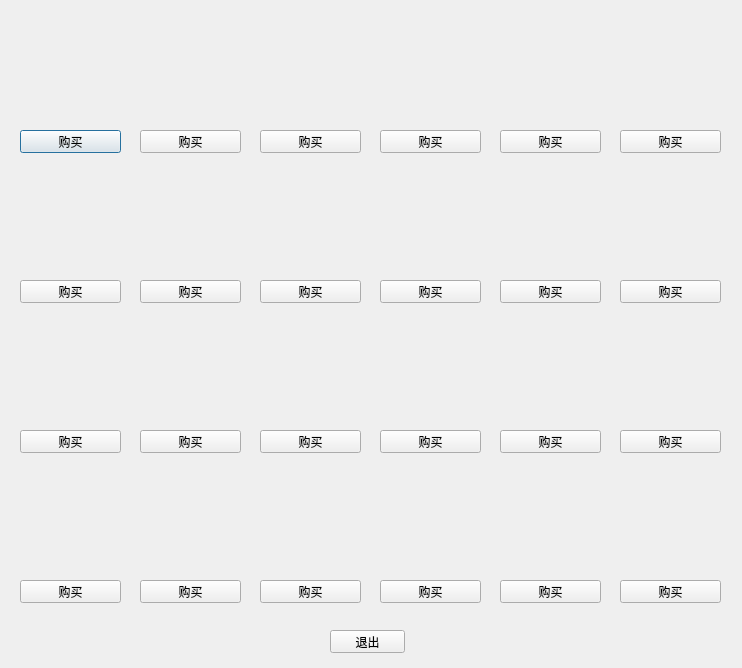
<?xml version="1.0" encoding="UTF-8"?>
<ui version="4.0">
 <class>Dialog</class>
 <widget class="QDialog" name="Dialog">
  <property name="geometry">
   <rect>
    <x>0</x>
    <y>0</y>
    <width>742</width>
    <height>668</height>
   </rect>
  </property>
  <property name="windowTitle">
   <string>Dialog</string>
  </property>
  <widget class="QLabel" name="l_img_1_1">
   <property name="geometry">
    <rect>
     <x>20</x>
     <y>20</y>
     <width>101</width>
     <height>101</height>
    </rect>
   </property>
   <property name="toolTip">
    <string>&lt;html&gt;&lt;head/&gt;&lt;body&gt;&lt;p&gt;&lt;span style=&quot; font-size:11pt; font-weight:600;&quot;&gt;枫华戒&lt;/span&gt;&lt;/p&gt;&lt;p&gt;戒指&lt;/p&gt;&lt;p&gt;等级：60&lt;/p&gt;&lt;/body&gt;&lt;/html&gt;</string>
   </property>
   <property name="text">
    <string/>
   </property>
   <property name="pixmap">
    <pixmap>img/xyq_gifs/27001.gif</pixmap>
   </property>
  </widget>
  <widget class="QPushButton" name="b_buy_1_1">
   <property name="geometry">
    <rect>
     <x>20</x>
     <y>130</y>
     <width>101</width>
     <height>23</height>
    </rect>
   </property>
   <property name="text">
    <string>购买</string>
   </property>
  </widget>
  <widget class="QPushButton" name="b_buy_2_1">
   <property name="geometry">
    <rect>
     <x>20</x>
     <y>280</y>
     <width>101</width>
     <height>23</height>
    </rect>
   </property>
   <property name="text">
    <string>购买</string>
   </property>
  </widget>
  <widget class="QLabel" name="l_img_2_1">
   <property name="geometry">
    <rect>
     <x>20</x>
     <y>170</y>
     <width>101</width>
     <height>101</height>
    </rect>
   </property>
   <property name="toolTip">
    <string>&lt;html&gt;&lt;head/&gt;&lt;body&gt;&lt;p&gt;&lt;span style=&quot; font-size:11pt; font-weight:600;&quot;&gt;翠叶环&lt;/span&gt;&lt;/p&gt;&lt;p&gt;耳饰&lt;/p&gt;&lt;p&gt;等级：60&lt;/p&gt;&lt;/body&gt;&lt;/html&gt;</string>
   </property>
   <property name="text">
    <string/>
   </property>
   <property name="pixmap">
    <pixmap>img/xyq_gifs/27101.gif</pixmap>
   </property>
  </widget>
  <widget class="QLabel" name="l_img_3_1">
   <property name="geometry">
    <rect>
     <x>20</x>
     <y>320</y>
     <width>101</width>
     <height>101</height>
    </rect>
   </property>
   <property name="toolTip">
    <string>&lt;html&gt;&lt;head/&gt;&lt;body&gt;&lt;p&gt;&lt;span style=&quot; font-size:11pt; font-weight:600;&quot;&gt;芝兰佩&lt;/span&gt;&lt;/p&gt;&lt;p&gt;配饰&lt;/p&gt;&lt;p&gt;等级：60&lt;/p&gt;&lt;/body&gt;&lt;/html&gt;</string>
   </property>
   <property name="text">
    <string/>
   </property>
   <property name="pixmap">
    <pixmap>img/xyq_gifs/27301.gif</pixmap>
   </property>
  </widget>
  <widget class="QPushButton" name="b_buy_3_1">
   <property name="geometry">
    <rect>
     <x>20</x>
     <y>430</y>
     <width>101</width>
     <height>23</height>
    </rect>
   </property>
   <property name="text">
    <string>购买</string>
   </property>
  </widget>
  <widget class="QPushButton" name="b_buy_4_1">
   <property name="geometry">
    <rect>
     <x>20</x>
     <y>580</y>
     <width>101</width>
     <height>23</height>
    </rect>
   </property>
   <property name="text">
    <string>购买</string>
   </property>
  </widget>
  <widget class="QLabel" name="l_img_4_1">
   <property name="geometry">
    <rect>
     <x>20</x>
     <y>470</y>
     <width>101</width>
     <height>101</height>
    </rect>
   </property>
   <property name="toolTip">
    <string>&lt;html&gt;&lt;head/&gt;&lt;body&gt;&lt;p&gt;&lt;span style=&quot; font-size:11pt; font-weight:600;&quot;&gt;香木镯&lt;/span&gt;&lt;/p&gt;&lt;p&gt;手镯&lt;/p&gt;&lt;p&gt;等级：60&lt;/p&gt;&lt;/body&gt;&lt;/html&gt;</string>
   </property>
   <property name="text">
    <string/>
   </property>
   <property name="pixmap">
    <pixmap>img/xyq_gifs/27201.gif</pixmap>
   </property>
  </widget>
  <widget class="QLabel" name="l_img_3_2">
   <property name="geometry">
    <rect>
     <x>140</x>
     <y>320</y>
     <width>101</width>
     <height>101</height>
    </rect>
   </property>
   <property name="toolTip">
    <string>&lt;html&gt;&lt;head/&gt;&lt;body&gt;&lt;p&gt;&lt;span style=&quot; font-size:11pt; font-weight:600;&quot;&gt;逸云佩&lt;/span&gt;&lt;/p&gt;&lt;p&gt;配饰&lt;/p&gt;&lt;p&gt;等级：80&lt;/p&gt;&lt;/body&gt;&lt;/html&gt;</string>
   </property>
   <property name="text">
    <string/>
   </property>
   <property name="pixmap">
    <pixmap>img/xyq_gifs/27302.gif</pixmap>
   </property>
  </widget>
  <widget class="QPushButton" name="b_buy_3_2">
   <property name="geometry">
    <rect>
     <x>140</x>
     <y>430</y>
     <width>101</width>
     <height>23</height>
    </rect>
   </property>
   <property name="text">
    <string>购买</string>
   </property>
  </widget>
  <widget class="QPushButton" name="b_buy_4_2">
   <property name="geometry">
    <rect>
     <x>140</x>
     <y>580</y>
     <width>101</width>
     <height>23</height>
    </rect>
   </property>
   <property name="text">
    <string>购买</string>
   </property>
  </widget>
  <widget class="QLabel" name="l_img_4_2">
   <property name="geometry">
    <rect>
     <x>140</x>
     <y>470</y>
     <width>101</width>
     <height>101</height>
    </rect>
   </property>
   <property name="toolTip">
    <string>&lt;html&gt;&lt;head/&gt;&lt;body&gt;&lt;p&gt;&lt;span style=&quot; font-size:11pt; font-weight:600;&quot;&gt;翡玉镯&lt;/span&gt;&lt;/p&gt;&lt;p&gt;手镯&lt;/p&gt;&lt;p&gt;等级：80&lt;/p&gt;&lt;/body&gt;&lt;/html&gt;</string>
   </property>
   <property name="text">
    <string/>
   </property>
   <property name="pixmap">
    <pixmap>img/xyq_gifs/27202.gif</pixmap>
   </property>
  </widget>
  <widget class="QLabel" name="l_img_1_2">
   <property name="geometry">
    <rect>
     <x>140</x>
     <y>20</y>
     <width>101</width>
     <height>101</height>
    </rect>
   </property>
   <property name="toolTip">
    <string>&lt;html&gt;&lt;head/&gt;&lt;body&gt;&lt;p&gt;&lt;span style=&quot; font-size:11pt; font-weight:600;&quot;&gt;芙蓉戒&lt;/span&gt;&lt;/p&gt;&lt;p&gt;戒指&lt;/p&gt;&lt;p&gt;等级：80&lt;/p&gt;&lt;/body&gt;&lt;/html&gt;</string>
   </property>
   <property name="text">
    <string/>
   </property>
   <property name="pixmap">
    <pixmap>img/xyq_gifs/27002.gif</pixmap>
   </property>
  </widget>
  <widget class="QPushButton" name="b_buy_2_2">
   <property name="geometry">
    <rect>
     <x>140</x>
     <y>280</y>
     <width>101</width>
     <height>23</height>
    </rect>
   </property>
   <property name="text">
    <string>购买</string>
   </property>
  </widget>
  <widget class="QLabel" name="l_img_2_2">
   <property name="geometry">
    <rect>
     <x>140</x>
     <y>170</y>
     <width>101</width>
     <height>101</height>
    </rect>
   </property>
   <property name="toolTip">
    <string>&lt;html&gt;&lt;head/&gt;&lt;body&gt;&lt;p&gt;&lt;span style=&quot; font-size:11pt; font-weight:600;&quot;&gt;明月珰&lt;/span&gt;&lt;/p&gt;&lt;p&gt;耳饰&lt;/p&gt;&lt;p&gt;等级：80&lt;/p&gt;&lt;/body&gt;&lt;/html&gt;</string>
   </property>
   <property name="text">
    <string/>
   </property>
   <property name="pixmap">
    <pixmap>img/xyq_gifs/27102.gif</pixmap>
   </property>
  </widget>
  <widget class="QPushButton" name="b_buy_1_2">
   <property name="geometry">
    <rect>
     <x>140</x>
     <y>130</y>
     <width>101</width>
     <height>23</height>
    </rect>
   </property>
   <property name="text">
    <string>购买</string>
   </property>
  </widget>
  <widget class="QLabel" name="l_img_3_3">
   <property name="geometry">
    <rect>
     <x>260</x>
     <y>320</y>
     <width>101</width>
     <height>101</height>
    </rect>
   </property>
   <property name="toolTip">
    <string>&lt;html&gt;&lt;head/&gt;&lt;body&gt;&lt;p&gt;&lt;span style=&quot; font-size:11pt; font-weight:600;&quot;&gt;莲音玦&lt;/span&gt;&lt;/p&gt;&lt;p&gt;配饰&lt;/p&gt;&lt;p&gt;等级：100&lt;/p&gt;&lt;/body&gt;&lt;/html&gt;</string>
   </property>
   <property name="text">
    <string/>
   </property>
   <property name="pixmap">
    <pixmap>img/xyq_gifs/27303.gif</pixmap>
   </property>
  </widget>
  <widget class="QPushButton" name="b_buy_3_3">
   <property name="geometry">
    <rect>
     <x>260</x>
     <y>430</y>
     <width>101</width>
     <height>23</height>
    </rect>
   </property>
   <property name="text">
    <string>购买</string>
   </property>
  </widget>
  <widget class="QPushButton" name="b_buy_4_3">
   <property name="geometry">
    <rect>
     <x>260</x>
     <y>580</y>
     <width>101</width>
     <height>23</height>
    </rect>
   </property>
   <property name="text">
    <string>购买</string>
   </property>
  </widget>
  <widget class="QPushButton" name="b_buy_2_3">
   <property name="geometry">
    <rect>
     <x>260</x>
     <y>280</y>
     <width>101</width>
     <height>23</height>
    </rect>
   </property>
   <property name="text">
    <string>购买</string>
   </property>
  </widget>
  <widget class="QLabel" name="l_img_4_3">
   <property name="geometry">
    <rect>
     <x>260</x>
     <y>470</y>
     <width>101</width>
     <height>101</height>
    </rect>
   </property>
   <property name="toolTip">
    <string>&lt;html&gt;&lt;head/&gt;&lt;body&gt;&lt;p&gt;&lt;span style=&quot; font-size:11pt; font-weight:600;&quot;&gt;墨影扣&lt;/span&gt;&lt;/p&gt;&lt;p&gt;手镯&lt;/p&gt;&lt;p&gt;等级：100&lt;/p&gt;&lt;/body&gt;&lt;/html&gt;</string>
   </property>
   <property name="text">
    <string/>
   </property>
   <property name="pixmap">
    <pixmap>img/xyq_gifs/27203.gif</pixmap>
   </property>
  </widget>
  <widget class="QLabel" name="l_img_2_3">
   <property name="geometry">
    <rect>
     <x>260</x>
     <y>170</y>
     <width>101</width>
     <height>101</height>
    </rect>
   </property>
   <property name="toolTip">
    <string>&lt;html&gt;&lt;head/&gt;&lt;body&gt;&lt;p&gt;&lt;span style=&quot; font-size:11pt; font-weight:600;&quot;&gt;玉蝶翩&lt;/span&gt;&lt;/p&gt;&lt;p&gt;耳饰&lt;/p&gt;&lt;p&gt;等级：100&lt;/p&gt;&lt;/body&gt;&lt;/html&gt;</string>
   </property>
   <property name="text">
    <string/>
   </property>
   <property name="pixmap">
    <pixmap>img/xyq_gifs/27103.gif</pixmap>
   </property>
  </widget>
  <widget class="QLabel" name="l_img_1_3">
   <property name="geometry">
    <rect>
     <x>260</x>
     <y>20</y>
     <width>101</width>
     <height>101</height>
    </rect>
   </property>
   <property name="toolTip">
    <string>&lt;html&gt;&lt;head/&gt;&lt;body&gt;&lt;p&gt;&lt;span style=&quot; font-size:11pt; font-weight:600;&quot;&gt;金鳞绕&lt;/span&gt;&lt;/p&gt;&lt;p&gt;戒指&lt;/p&gt;&lt;p&gt;等级：100&lt;/p&gt;&lt;/body&gt;&lt;/html&gt;</string>
   </property>
   <property name="text">
    <string/>
   </property>
   <property name="pixmap">
    <pixmap>img/xyq_gifs/27003.gif</pixmap>
   </property>
  </widget>
  <widget class="QLabel" name="l_img_1_4">
   <property name="geometry">
    <rect>
     <x>380</x>
     <y>20</y>
     <width>101</width>
     <height>101</height>
    </rect>
   </property>
   <property name="toolTip">
    <string>&lt;html&gt;&lt;head/&gt;&lt;body&gt;&lt;p&gt;&lt;span style=&quot; font-size:11pt; font-weight:600;&quot;&gt;悦碧水&lt;/span&gt;&lt;/p&gt;&lt;p&gt;戒指&lt;/p&gt;&lt;p&gt;等级：120&lt;/p&gt;&lt;/body&gt;&lt;/html&gt;</string>
   </property>
   <property name="text">
    <string/>
   </property>
   <property name="pixmap">
    <pixmap>img/xyq_gifs/27004.gif</pixmap>
   </property>
  </widget>
  <widget class="QPushButton" name="b_buy_2_4">
   <property name="geometry">
    <rect>
     <x>380</x>
     <y>280</y>
     <width>101</width>
     <height>23</height>
    </rect>
   </property>
   <property name="text">
    <string>购买</string>
   </property>
  </widget>
  <widget class="QLabel" name="l_img_3_4">
   <property name="geometry">
    <rect>
     <x>380</x>
     <y>320</y>
     <width>101</width>
     <height>101</height>
    </rect>
   </property>
   <property name="toolTip">
    <string>&lt;html&gt;&lt;head/&gt;&lt;body&gt;&lt;p&gt;&lt;span style=&quot; font-size:11pt; font-weight:600;&quot;&gt;相思染&lt;/span&gt;&lt;/p&gt;&lt;p&gt;配饰&lt;/p&gt;&lt;p&gt;等级：120&lt;/p&gt;&lt;/body&gt;&lt;/html&gt;</string>
   </property>
   <property name="text">
    <string/>
   </property>
   <property name="pixmap">
    <pixmap>img/xyq_gifs/27304.gif</pixmap>
   </property>
  </widget>
  <widget class="QLabel" name="l_img_4_4">
   <property name="geometry">
    <rect>
     <x>380</x>
     <y>470</y>
     <width>101</width>
     <height>101</height>
    </rect>
   </property>
   <property name="toolTip">
    <string>&lt;html&gt;&lt;head/&gt;&lt;body&gt;&lt;p&gt;&lt;span style=&quot; font-size:11pt; font-weight:600;&quot;&gt;花映月&lt;/span&gt;&lt;/p&gt;&lt;p&gt;手镯&lt;/p&gt;&lt;p&gt;等级：120&lt;/p&gt;&lt;/body&gt;&lt;/html&gt;</string>
   </property>
   <property name="text">
    <string/>
   </property>
   <property name="pixmap">
    <pixmap>img/xyq_gifs/27204.gif</pixmap>
   </property>
  </widget>
  <widget class="QPushButton" name="b_buy_3_4">
   <property name="geometry">
    <rect>
     <x>380</x>
     <y>430</y>
     <width>101</width>
     <height>23</height>
    </rect>
   </property>
   <property name="text">
    <string>购买</string>
   </property>
  </widget>
  <widget class="QPushButton" name="b_buy_1_3">
   <property name="geometry">
    <rect>
     <x>260</x>
     <y>130</y>
     <width>101</width>
     <height>23</height>
    </rect>
   </property>
   <property name="text">
    <string>购买</string>
   </property>
  </widget>
  <widget class="QLabel" name="l_img_2_4">
   <property name="geometry">
    <rect>
     <x>380</x>
     <y>170</y>
     <width>101</width>
     <height>101</height>
    </rect>
   </property>
   <property name="toolTip">
    <string>&lt;html&gt;&lt;head/&gt;&lt;body&gt;&lt;p&gt;&lt;span style=&quot; font-size:11pt; font-weight:600;&quot;&gt;点星芒&lt;/span&gt;&lt;/p&gt;&lt;p&gt;耳饰&lt;/p&gt;&lt;p&gt;等级：120&lt;/p&gt;&lt;/body&gt;&lt;/html&gt;</string>
   </property>
   <property name="text">
    <string/>
   </property>
   <property name="pixmap">
    <pixmap>img/xyq_gifs/27104.gif</pixmap>
   </property>
  </widget>
  <widget class="QPushButton" name="b_buy_4_4">
   <property name="geometry">
    <rect>
     <x>380</x>
     <y>580</y>
     <width>101</width>
     <height>23</height>
    </rect>
   </property>
   <property name="text">
    <string>购买</string>
   </property>
  </widget>
  <widget class="QPushButton" name="b_buy_1_4">
   <property name="geometry">
    <rect>
     <x>380</x>
     <y>130</y>
     <width>101</width>
     <height>23</height>
    </rect>
   </property>
   <property name="text">
    <string>购买</string>
   </property>
  </widget>
  <widget class="QLabel" name="l_img_3_5">
   <property name="geometry">
    <rect>
     <x>500</x>
     <y>320</y>
     <width>101</width>
     <height>101</height>
    </rect>
   </property>
   <property name="toolTip">
    <string>&lt;html&gt;&lt;head/&gt;&lt;body&gt;&lt;p&gt;&lt;span style=&quot; font-size:11pt; font-weight:600;&quot;&gt;玄龙苍珀&lt;/span&gt;&lt;/p&gt;&lt;p&gt;配饰&lt;/p&gt;&lt;p&gt;等级：140&lt;/p&gt;&lt;/body&gt;&lt;/html&gt;</string>
   </property>
   <property name="text">
    <string/>
   </property>
   <property name="pixmap">
    <pixmap>img/xyq_gifs/27305.gif</pixmap>
   </property>
  </widget>
  <widget class="QPushButton" name="b_buy_3_5">
   <property name="geometry">
    <rect>
     <x>500</x>
     <y>430</y>
     <width>101</width>
     <height>23</height>
    </rect>
   </property>
   <property name="text">
    <string>购买</string>
   </property>
  </widget>
  <widget class="QPushButton" name="b_buy_4_5">
   <property name="geometry">
    <rect>
     <x>500</x>
     <y>580</y>
     <width>101</width>
     <height>23</height>
    </rect>
   </property>
   <property name="text">
    <string>购买</string>
   </property>
  </widget>
  <widget class="QPushButton" name="b_buy_2_5">
   <property name="geometry">
    <rect>
     <x>500</x>
     <y>280</y>
     <width>101</width>
     <height>23</height>
    </rect>
   </property>
   <property name="text">
    <string>购买</string>
   </property>
  </widget>
  <widget class="QLabel" name="l_img_4_5">
   <property name="geometry">
    <rect>
     <x>500</x>
     <y>470</y>
     <width>101</width>
     <height>101</height>
    </rect>
   </property>
   <property name="toolTip">
    <string>&lt;html&gt;&lt;head/&gt;&lt;body&gt;&lt;p&gt;&lt;span style=&quot; font-size:11pt; font-weight:600;&quot;&gt;金水菩提&lt;/span&gt;&lt;/p&gt;&lt;p&gt;手镯&lt;/p&gt;&lt;p&gt;等级：140&lt;/p&gt;&lt;/body&gt;&lt;/html&gt;</string>
   </property>
   <property name="text">
    <string/>
   </property>
   <property name="pixmap">
    <pixmap>img/xyq_gifs/27205.gif</pixmap>
   </property>
  </widget>
  <widget class="QLabel" name="l_img_2_5">
   <property name="geometry">
    <rect>
     <x>500</x>
     <y>170</y>
     <width>101</width>
     <height>101</height>
    </rect>
   </property>
   <property name="toolTip">
    <string>&lt;html&gt;&lt;head/&gt;&lt;body&gt;&lt;p&gt;&lt;span style=&quot; font-size:11pt; font-weight:600;&quot;&gt;凤羽流苏&lt;/span&gt;&lt;/p&gt;&lt;p&gt;耳饰&lt;/p&gt;&lt;p&gt;等级：140&lt;/p&gt;&lt;/body&gt;&lt;/html&gt;</string>
   </property>
   <property name="text">
    <string/>
   </property>
   <property name="pixmap">
    <pixmap>img/xyq_gifs/27105.gif</pixmap>
   </property>
  </widget>
  <widget class="QLabel" name="l_img_1_5">
   <property name="geometry">
    <rect>
     <x>500</x>
     <y>20</y>
     <width>101</width>
     <height>101</height>
    </rect>
   </property>
   <property name="toolTip">
    <string>&lt;html&gt;&lt;head/&gt;&lt;body&gt;&lt;p&gt;&lt;span style=&quot; font-size:11pt; font-weight:600;&quot;&gt;九曜光华&lt;/span&gt;&lt;/p&gt;&lt;p&gt;戒指&lt;/p&gt;&lt;p&gt;等级：140&lt;/p&gt;&lt;/body&gt;&lt;/html&gt;</string>
   </property>
   <property name="text">
    <string/>
   </property>
   <property name="pixmap">
    <pixmap>img/xyq_gifs/27005.gif</pixmap>
   </property>
  </widget>
  <widget class="QLabel" name="l_img_1_6">
   <property name="geometry">
    <rect>
     <x>620</x>
     <y>20</y>
     <width>101</width>
     <height>101</height>
    </rect>
   </property>
   <property name="toolTip">
    <string>&lt;html&gt;&lt;head/&gt;&lt;body&gt;&lt;p&gt;&lt;span style=&quot; font-size:11pt; font-weight:600;&quot;&gt;太虚渺云&lt;/span&gt;&lt;/p&gt;&lt;p&gt;戒指&lt;/p&gt;&lt;p&gt;等级：160&lt;/p&gt;&lt;/body&gt;&lt;/html&gt;</string>
   </property>
   <property name="text">
    <string/>
   </property>
   <property name="pixmap">
    <pixmap>img/xyq_gifs/27006.gif</pixmap>
   </property>
  </widget>
  <widget class="QPushButton" name="b_buy_2_6">
   <property name="geometry">
    <rect>
     <x>620</x>
     <y>280</y>
     <width>101</width>
     <height>23</height>
    </rect>
   </property>
   <property name="text">
    <string>购买</string>
   </property>
  </widget>
  <widget class="QLabel" name="l_img_3_6">
   <property name="geometry">
    <rect>
     <x>620</x>
     <y>320</y>
     <width>101</width>
     <height>101</height>
    </rect>
   </property>
   <property name="toolTip">
    <string>&lt;html&gt;&lt;head/&gt;&lt;body&gt;&lt;p&gt;&lt;span style=&quot; font-size:11pt; font-weight:600;&quot;&gt;碧海青天&lt;/span&gt;&lt;/p&gt;&lt;p&gt;配饰&lt;/p&gt;&lt;p&gt;等级：160&lt;/p&gt;&lt;/body&gt;&lt;/html&gt;</string>
   </property>
   <property name="text">
    <string/>
   </property>
   <property name="pixmap">
    <pixmap>img/xyq_gifs/27306.gif</pixmap>
   </property>
  </widget>
  <widget class="QLabel" name="l_img_4_6">
   <property name="geometry">
    <rect>
     <x>620</x>
     <y>470</y>
     <width>101</width>
     <height>101</height>
    </rect>
   </property>
   <property name="toolTip">
    <string>&lt;html&gt;&lt;head/&gt;&lt;body&gt;&lt;p&gt;&lt;span style=&quot; font-size:11pt; font-weight:600;&quot;&gt;浮雪幻音&lt;/span&gt;&lt;/p&gt;&lt;p&gt;手镯&lt;/p&gt;&lt;p&gt;等级：160&lt;/p&gt;&lt;/body&gt;&lt;/html&gt;</string>
   </property>
   <property name="text">
    <string/>
   </property>
   <property name="pixmap">
    <pixmap>img/xyq_gifs/27206.gif</pixmap>
   </property>
  </widget>
  <widget class="QPushButton" name="b_buy_3_6">
   <property name="geometry">
    <rect>
     <x>620</x>
     <y>430</y>
     <width>101</width>
     <height>23</height>
    </rect>
   </property>
   <property name="text">
    <string>购买</string>
   </property>
  </widget>
  <widget class="QPushButton" name="b_buy_1_5">
   <property name="geometry">
    <rect>
     <x>500</x>
     <y>130</y>
     <width>101</width>
     <height>23</height>
    </rect>
   </property>
   <property name="text">
    <string>购买</string>
   </property>
  </widget>
  <widget class="QLabel" name="l_img_2_6">
   <property name="geometry">
    <rect>
     <x>620</x>
     <y>170</y>
     <width>101</width>
     <height>101</height>
    </rect>
   </property>
   <property name="toolTip">
    <string>&lt;html&gt;&lt;head/&gt;&lt;body&gt;&lt;p&gt;&lt;span style=&quot; font-size:11pt; font-weight:600;&quot;&gt;焰云霞珠&lt;/span&gt;&lt;/p&gt;&lt;p&gt;耳饰&lt;/p&gt;&lt;p&gt;等级：160&lt;/p&gt;&lt;/body&gt;&lt;/html&gt;</string>
   </property>
   <property name="text">
    <string/>
   </property>
   <property name="pixmap">
    <pixmap>img/xyq_gifs/27106.gif</pixmap>
   </property>
  </widget>
  <widget class="QPushButton" name="b_buy_4_6">
   <property name="geometry">
    <rect>
     <x>620</x>
     <y>580</y>
     <width>101</width>
     <height>23</height>
    </rect>
   </property>
   <property name="text">
    <string>购买</string>
   </property>
  </widget>
  <widget class="QPushButton" name="b_buy_1_6">
   <property name="geometry">
    <rect>
     <x>620</x>
     <y>130</y>
     <width>101</width>
     <height>23</height>
    </rect>
   </property>
   <property name="text">
    <string>购买</string>
   </property>
  </widget>
  <widget class="QPushButton" name="pushButton">
   <property name="geometry">
    <rect>
     <x>330</x>
     <y>630</y>
     <width>75</width>
     <height>23</height>
    </rect>
   </property>
   <property name="text">
    <string>退出</string>
   </property>
  </widget>
 </widget>
 <resources/>
 <connections/>
</ui>
